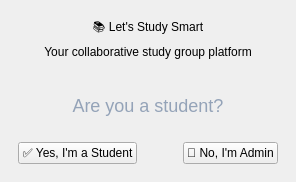
      <widget class="QWidget" name="pageLanding">
       <layout class="QVBoxLayout">
        <item><spacer><property name="orientation"><enum>Qt::Vertical</enum></property></spacer></item>
        <item>
         <layout class="QVBoxLayout">
          <item><widget class="QLabel" name="lblAppTitle"><property name="text"><string>📚 Let's Study Smart</string></property><property name="alignment"><set>Qt::AlignCenter</set></property></widget></item>
          <item><widget class="QLabel" name="lblAppSub"><property name="text"><string>Your collaborative study group platform</string></property><property name="alignment"><set>Qt::AlignCenter</set></property></widget></item>
         </layout>
        </item>
        <item><spacer><property name="orientation"><enum>Qt::Vertical</enum></property><property name="sizeHint" stdset="0"><size><width>20</width><height>30</height></size></property></spacer></item>
        <item>
         <widget class="QLabel"><property name="text"><string>Are you a student?</string></property><property name="alignment"><set>Qt::AlignCenter</set></property><property name="styleSheet"><string>font-size:18px;color:#94a3b8;</string></property></widget>
        </item>
        <item><spacer><property name="orientation"><enum>Qt::Vertical</enum></property><property name="sizeHint" stdset="0"><size><width>20</width><height>20</height></size></property></spacer></item>
        <item>
         <layout class="QHBoxLayout">
          <item><spacer><property name="orientation"><enum>Qt::Horizontal</enum></property></spacer></item>
          <item><widget class="QPushButton" name="btnIsStudent"><property name="text"><string>✅ Yes, I'm a Student</string></property></widget></item>
          <item><spacer><property name="orientation"><enum>Qt::Horizontal</enum></property><property name="sizeHint" stdset="0"><size><width>40</width><height>20</height></size></property></spacer></item>
          <item><widget class="QPushButton" name="btnIsAdmin"><property name="text"><string>🔑 No, I'm Admin</string></property></widget></item>
          <item><spacer><property name="orientation"><enum>Qt::Horizontal</enum></property></spacer></item>
         </layout>
        </item>
        <item><spacer><property name="orientation"><enum>Qt::Vertical</enum></property></spacer></item>
       </layout>
      </widget>
